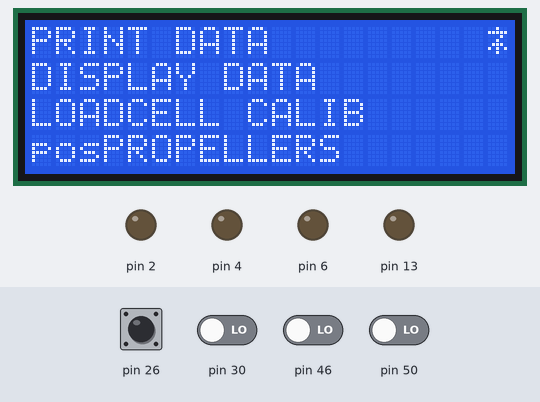
Simulated run of this program. Board: Arduino Mega 2560, built with avr-gcc and run on an emulated ATmega2560. Shown: 20×4 character LCD, output pins drawn as LEDs (lit = HIGH). Dashed ring = blinking. The test bench sets the inputs (shaded band); at power-on: pin 26, pin 30, pin 46, pin 50 LOW. What the program prints to the serial monitor is not drawn.

Above: at 1.4 s.
1.5 s: pin 26 driven HIGH
At 2.8 s:
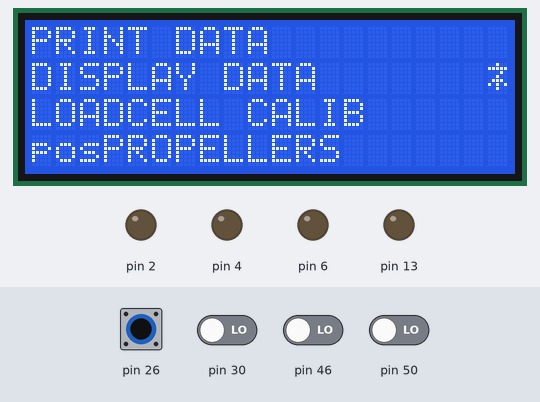
3.1 s: pin 26 pulsed LOW 5 times (0.12 s each, 0.3 s apart)
At 3.47 s:
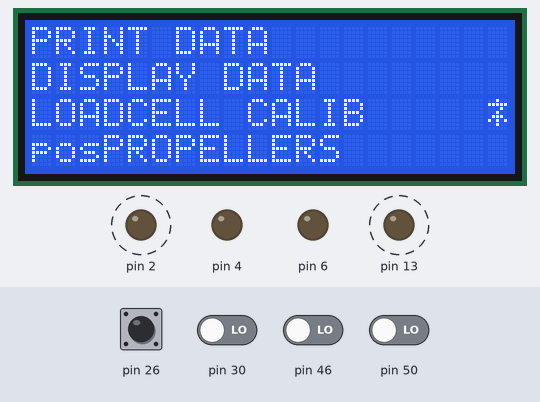
At 4.06 s:
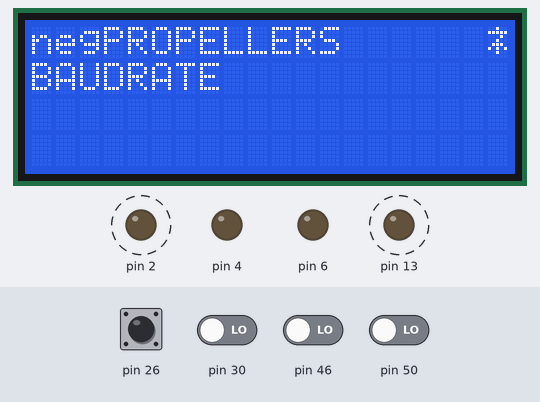
Timing chart, 0 to 6.1 s (numbered marks = the images above; inputs shaded):
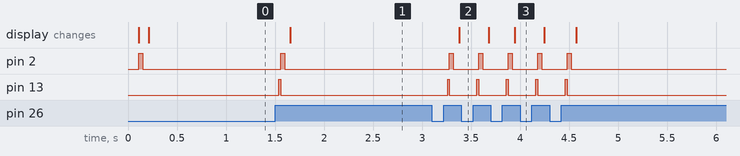

Measured:
- after the input at 1.5 s, pin 2: LOW → HIGH after 0.06 s, → LOW 0.04 s later; pin 13: LOW → HIGH at once, → LOW 0.02 s later; the display: changes after 0.16 s (image 1)
- after the input at 3.1 s, pin 2: alternates HIGH for 0.04 s and LOW for 0.26 s, 10 changes in all, then stays LOW, starting after 0.18 s; pin 13: alternates HIGH for 0.02 s and LOW for 0.28 s, 10 changes in all, then stays LOW, starting after 0.16 s; the display: changes after 0.28 s (image 2)

The program:

main.cpp
```cpp
#include <Arduino.h>
#include "active_object.h"


typedef struct{
  uint8_t settingbutton;
  uint8_t backbutton;
  uint8_t increasebutton;
  uint8_t decreasebutton;
  uint8_t buttonglobal;
}button_t;

static button_t button;


void reset_button_value(button_t *button);
static uint8_t process_button_pad_value(uint8_t btn_pad_value);
static void proobject_event_dispatcher(proobject_t *const mobj,event_t const *const e);
static void dispatch_setting_sig(proobject_user_event_t *ue, uint8_t button);

static proobject_t A0s;

void setup(){
  proobject_init(&A0s);
}

void loop(){
  // put your main code here, to run repeatedly:uint16_t proevent;
  uint16_t proevent = 0;
  static uint32_t current_time = millis();
  static uint32_t se_cur_time = millis();
  static proobject_tick_event_t te;
  static proobject_sensor_event_t se;
  // put your main code here, to run repeatedly:
  proobject_user_event_t ue;

  button.settingbutton = digitalRead(BUTTON_SETTING_SIG);
  button.backbutton = digitalRead(BUTTON_BACK_SIG);
  button.increasebutton = digitalRead(BUTTON_INCREASE_SIG);
  button.decreasebutton = digitalRead(BUTTON_DECREASE_SIG);

  button.buttonglobal = button.decreasebutton << 3 | button.increasebutton <<2 | button.backbutton<<1 | button.settingbutton;

  button.buttonglobal = process_button_pad_value(button.buttonglobal);
  proevent = button.buttonglobal;

  /*Make Event*/
  switch(proevent){
    case SETTING_SIG_DEFINE:
    {
      /*dispatch settting sig*/
      dispatch_setting_sig(&ue,proevent);
      proobject_event_dispatcher(&A0s,&ue.super);
      reset_internal_signal();
    }
      break;
    case BACK_SIG_DEFINE:
    {
      ue.super.sig = BACK_SIG;
      proobject_event_dispatcher(&A0s,&ue.super);
    }
      break;
    case CW_SIG_DEFINE:
    {
      ue.super.sig = CW_SIG;
      proobject_event_dispatcher(&A0s,&ue.super);
    }
      break;
    case CCW_SIG_DEFINE:
    {
      ue.super.sig = CCW_SIG;
        proobject_event_dispatcher(&A0s,&ue.super);
    }
      break;
  }

  reset_button_value(&button);

  //4. dispatch the time tick event for every  100ms
  if(millis() - current_time  >= TIME_TICK_CYCLE_DEFINE){
#if ENABLE_TICK_LED == 1
    digitalWrite(LED_TICK_CALLBACK, !digitalRead(LED_TICK_CALLBACK));
#endif
    //100ms has passed
    current_time = millis();
    te.super.sig = TIME_TICK_SIG;
    if(++te.ss > 10) te.ss = 1;
      proobject_event_dispatcher(&A0s,&te.super);
  }
  //5. dispatch the time tick event for SENSOR
  if(millis() - current_time  >= SENSOR_TICK_CYCLE_DEFINE){
#if ENABLE_TICK_LED == 1
    digitalWrite(LED_TICK_CALLBACK, !digitalRead(LED_TICK_CALLBACK));
#endif
    //100ms has passed
    se_cur_time = millis();
    se.super.sig = SENSOR_TICK_SIG;
    if(++se.ss > 10) se.ss = 1;
      proobject_event_dispatcher(&A0s,&se.super);
  }
}


void reset_button_value(button_t *button){
  button->settingbutton = 0;
  button->backbutton = 0;
  button->increasebutton = 0;
  button->decreasebutton = 0;
}

static void proobject_event_dispatcher(proobject_t *const mobj,event_t const *const e){

  event_status_t status;
  proobject_state_t source, target;

  source = mobj->active_state;
  status = proobject_state_machine(mobj,e);

  if(status == EVENT_TRANSITION){
    target = mobj->active_state;
    event_t ee;
    //1. run the exit action for the source state
    ee.sig = EXIT;
    mobj->active_state = source;
    proobject_state_machine(mobj,&ee);

    //2. run the entry action for the target state
    ee.sig = ENTRY;
    mobj->active_state = target;
    proobject_state_machine(mobj,&ee);
  }
}

static void dispatch_setting_sig(proobject_user_event_t *ue, uint8_t button){
   uint16_t internal_sig = (get_internal_signal()|button);
   switch(internal_sig){
    case SETTING_SIG_DEFINE:
        ue->super.sig = SETTING_SIG;
      break;
    case SPINT_DATA_SIG_DEFINE:
        ue->super.sig = SPRINT_DATA_SIG;
      break;
    case DISPLAY_DATA_SIG_DEFINE:
        ue->super.sig = DISPLAY_DATA_SIG;
      break;
    case CALIB_HX711_SIG_DEFINE:
        ue->super.sig = CALIB_HX711_SIG;
      break;
    case POSITIVE_PROPELLER_SIG_DEFINE:
        ue->super.sig = POSITIVE_PROPELLER_SIG;
      break;
    case NEGATIVE_PROPELLER_SIG_DEFINE:
        ue->super.sig = NEGATIVE_PROPELLER_SIG;
      break;
    case SET_SERIAL_BAUDRATE_SIG_DEFINE:
        ue->super.sig = SET_SERIAL_BAUDRATE_SIG;
      break;
   }
}


 static uint8_t process_button_pad_value(uint8_t btn_pad_value){
  static button_state_t btn_sm_state = NOT_PRESSED;
  static uint32_t curr_time = millis();

  switch(btn_sm_state){
    case NOT_PRESSED:
    {
      if(btn_pad_value){
        btn_sm_state = BOUNCE;
        curr_time = millis();
      }
    break;
    }
    case BOUNCE:{
    if(millis() - curr_time >= 40 ){
      //50ms has passed
    if(btn_pad_value){
        btn_sm_state = PRESSED;
        return btn_pad_value;
    }
    else
          btn_sm_state = NOT_PRESSED;
    }
      break;
    case PRESSED:{
      if(!btn_pad_value){
        btn_sm_state = BOUNCE;
        curr_time = millis();
      }
      break;
    }
    }
  }
  return 0;
}
```
